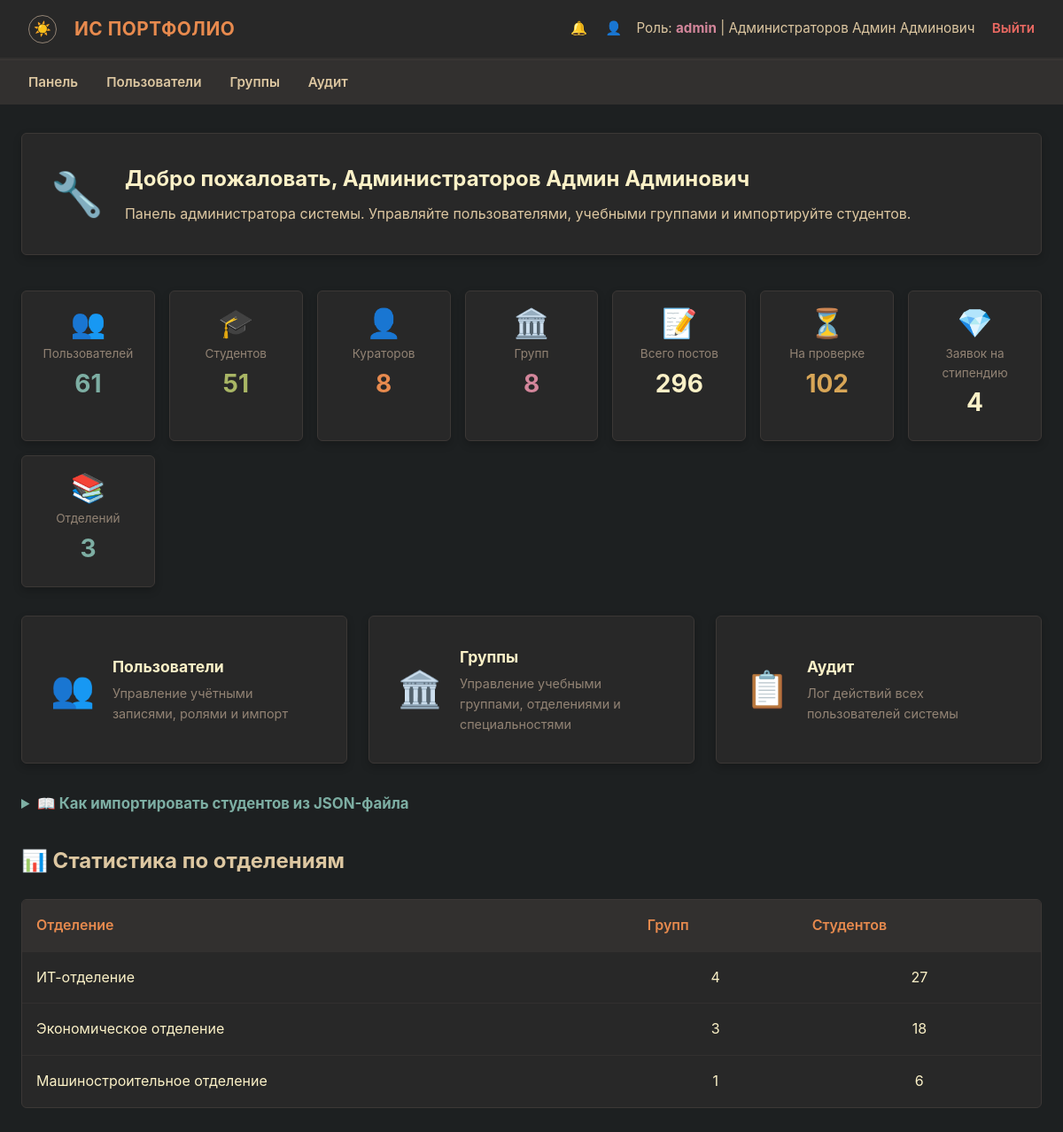
The page /admin/dashboard (signed in) on the database its author committed.
### models.py (models this page shows, shortened)
class User(db.Model, UserMixin):
    __tablename__ = 'users'
    id: int = db.Column(db.Integer, primary_key=True)
    username: str = db.Column(db.String(50), unique=True, nullable=False)
    password_hash: str = db.Column(db.String(256), nullable=False)
    role: str = db.Column(db.String(20), nullable=False)
    last_name: Optional[str] = db.Column(db.String(50), nullable=True)
    first_name: Optional[str] = db.Column(db.String(50), nullable=True)
    patronymic: Optional[str] = db.Column(db.String(50), nullable=True)
    group_name: Optional[str] = db.Column(db.String(20), nullable=True)
    group_id: Optional[int] = db.Column(db.Integer, db.ForeignKey('groups.id'), nullable=True)
    events = db.relationship('Event', backref='student', lazy=True, cascade='all, delete-orphan')
    notifications = db.relationship('Notification', backref='user', lazy=True, cascade='all, delete-orphan')
    scholarship_requests = db.relationship('ScholarshipRequest', backref='student', lazy=True, cascade='all, delete-orphan')
    curated_groups = db.relationship('Group', foreign_keys='Group.curator_id',
                                     back_populates='curator', lazy='select')

class Department(db.Model):
    __tablename__ = 'departments'
    id: int = db.Column(db.Integer, primary_key=True)
    name: str = db.Column(db.String(100), unique=True, nullable=False)
    created_at: datetime = db.Column(db.DateTime, default=datetime.utcnow)
    specialties = db.relationship('Specialty', backref='department_rel', lazy=True)

### routes/admin.py (the view)
    @app.route('/admin/dashboard')
    @login_required
    def admin_dashboard():
        if current_user.role != UserRole.ADMIN:
            _admin_only()
        from datetime import timedelta
        now = now_utc()
        month_ago = now - timedelta(days=30)
        stats = {
            'users_count': User.query.count(),
            'students_count': User.query.filter_by(role='student').count(),
            'curators_count': User.query.filter_by(role='curator').count(),
            'groups_count': Group.query.count(),
            'events_total': Event.query.count(),
            'events_pending': Event.query.filter_by(status='pending').count(),
            'events_approved': Event.query.filter_by(status='approved').count(),
            'events_disputed': Event.query.filter_by(status='disputed').count(),
            'events_rejected': Event.query.filter_by(status='rejected').count(),
            'events_month': Event.query.filter(Event.created_at >= month_ago).count(),
            'scholarship_requests': ScholarshipRequest.query.count(),
            'active_scholarships': ScholarshipRequest.query.filter(
                ScholarshipRequest.status.in_(['under_curator_review', 'under_commission_review'])
            ).count(),
            'dept_count': Department.query.count(),
            'specialty_count': Specialty.query.count(),
        }
        dept_stats = []
        for d in Department.query.all():
            spec_ids = [s.id for s in d.specialties]
            grps = Group.query.filter(Group.specialty_id.in_(spec_ids)).all()
            grp_ids = [g.id for g in grps]
            stu_count = User.query.filter(
                User.role == UserRole.STUDENT, User.group_id.in_(grp_ids)
            ).count() if grp_ids else 0
            dept_stats.append({'name': d.name, 'groups': len(grps), 'students': stu_count})
        return render_template('admin.html', stats=stats, dept_stats=dept_stats)

### helpers.py (called while the page is built)
def now_utc() -> datetime:
    return datetime.now(timezone.utc)

def generate_csrf_token() -> str:
    if '_csrf_token' not in session:
        session['_csrf_token'] = secrets.token_hex(CSRF_TOKEN_BYTES)
    return session['_csrf_token']

### templates/admin.html (shortened to what this page needs)
{% extends 'base.html' %}
{% block content %}
<div class="form-card" style="margin-bottom: 2.5rem;">
    <div class="flex-row">
        <div class="welcome-icon">🔧</div>
        <div>
            <h2 class="welcome-title">Добро пожаловать, {% if current_user.last_name or current_user.first_name %}{{ current_user.last_name or '' }} {{ current_user.first_name or '' }} {{ current_user.patronymic or '' }}{% else %}{{ current_user.username }}{% endif %}</h2>
            <p class="welcome-text">
                Панель администратора системы. Управляйте пользователями, учебными группами
                и импортируйте студентов.
            </p>
        </div>
    </div>
</div>
{% if stats %}
<div class="stat-grid">
    <div class="form-card stat-card">
        <div class="stat-icon">👥</div>
        <div class="stat-label">Пользователей</div>
        <div class="stat-value c-blue">{{ stats.users_count }}</div>
    </div>
    <div class="form-card stat-card">
        <div class="stat-icon">🎓</div>
        <div class="stat-label">Студентов</div>
        <div class="stat-value c-green">{{ stats.students_count }}</div>
    </div>
    <div class="form-card stat-card">
        <div class="stat-icon">👤</div>
        <div class="stat-label">Кураторов</div>
        <div class="stat-value c-orange">{{ stats.curators_count }}</div>
    </div>
    <div class="form-card stat-card">
        <div class="stat-icon">🏛️</div>
        <div class="stat-label">Групп</div>
        <div class="stat-value c-purple">{{ stats.groups_count }}</div>
    </div>
    <div class="form-card stat-card">
        <div class="stat-icon">📝</div>
        <div class="stat-label">Всего постов</div>
        <div class="stat-value" style="color: var(--fg0);">{{ stats.events_total }}</div>
    </div>
    <div class="form-card stat-card">
        <div class="stat-icon">⏳</div>
        <div class="stat-label">На проверке</div>
        <div class="stat-value c-yellow">{{ stats.events_pending }}</div>
    </div>
    <div class="form-card stat-card">
        <div class="stat-icon">💎</div>
        <div class="stat-label">Заявок на стипендию</div>
        <div class="stat-value" style="color: var(--fg0);">{{ stats.scholarship_requests }}</div>
    </div>
    <div class="form-card stat-card">
        <div class="stat-icon">📚</div>
        <div class="stat-label">Отделений</div>
        <div class="stat-value c-blue">{{ stats.dept_count }}</div>
    </div>
</div>
{% endif %}
<div class="action-grid">
    <a href="{{ url_for('admin_users') }}" class="form-card action-card">
        <div class="action-icon">👥</div>
        <div>
            <h3>Пользователи</h3>
            <p>Управление учётными записями, ролями и импорт</p>
        </div>
    </a>
    <a href="{{ url_for('admin_groups') }}" class="form-card action-card">
        <div class="action-icon">🏛️</div>
        <div>
            <h3>Группы</h3>
            <p>Управление учебными группами, отделениями и специальностями</p>
        </div>
    </a>
    <a href="{{ url_for('admin_audit') }}" class="form-card action-card">
        <div class="action-icon">📋</div>
        <div>
            <h3>Аудит</h3>
            <p>Лог действий всех пользователей системы</p>
        </div>
    </a>
</div>
<details style="margin-bottom: 2rem;">
    <summary style="color: var(--blue); font-weight: bold; cursor: pointer; font-size: 1.05rem;">
        📖 Как импортировать студентов из JSON-файла
    </summary>
</details>
{% if dept_stats %}
<h2 style="margin-bottom: 1rem; margin-top: 2rem; color: var(--fg1);">📊 Статистика по отделениям</h2>
<div class="table-responsive">
    <table>
        <thead>
            <tr>
                <th>Отделение</th>
                <th>Групп</th>
                <th>Студентов</th>
            </tr>
        </thead>
        <tbody>
            {% for d in dept_stats %}
            <tr>
                <td>{{ d.name }}</td>
                <td style="text-align: center;">{{ d.groups }}</td>
                <td style="text-align: center;">{{ d.students }}</td>
            </tr>
            {% endfor %}
        </tbody>
    </table>
</div>
{% endif %}
{% endblock %}

### templates/base.html (shortened to what this page needs)
<!DOCTYPE html>
<html lang="ru">
<head>
    <link rel="stylesheet" href="{{ url_for('static', filename='css/style.css') }}">
</head>
<body>
    {% if current_user.is_authenticated %}
    <nav class="navbar">
        <div class="navbar-brand">
            <button class="theme-toggle" id="themeToggle" title="Сменить тему">☀️</button>
            ИС Портфолио
        </div>
        <div class="navbar-user">
            <a href="{{ url_for('notifications') }}" style="color: var(--fg1); text-decoration: none; margin-right: 1rem; position: relative;">
                🔔
            </a>
            <a href="{{ url_for('profile') }}" style="color: var(--fg1); text-decoration: none; margin-right: 0.75rem;">👤</a>
            Роль: <strong>{{ current_user.role }}</strong> |
            {% if current_user.last_name or current_user.first_name %}
            {{ current_user.last_name or '' }} {{ current_user.first_name or '' }} {{ current_user.patronymic or '' }}
            {% else %}
            {{ current_user.username }}
            {% endif %}
            <a href="{{ url_for('logout') }}" class="logout-link">Выйти</a>
        </div>
    </nav>
    <nav class="role-nav">
        <ul>
            {% if current_user.role == 'admin' %}
            <li><a href="{{ url_for('admin_dashboard') }}">Панель</a></li>
            <li><a href="{{ url_for('admin_users') }}">Пользователи</a></li>
            <li><a href="{{ url_for('admin_groups') }}">Группы</a></li>
            <li><a href="{{ url_for('admin_audit') }}">Аудит</a></li>
            {% elif current_user.role == 'student' %}
            <li><a href="{{ url_for('student_dashboard') }}">Моя панель</a></li>
            <li><a href="{{ url_for('student_create') }}">Создать пост</a></li>
            <li><a href="{{ url_for('student_history') }}">История</a></li>
            <li><a href="{{ url_for('rating') }}">Рейтинг</a></li>
            {% elif current_user.role == 'curator' %}
            <li><a href="{{ url_for('curator_dashboard') }}">Панель куратора</a></li>
            <li><a href="{{ url_for('curator_pending') }}">Заявки</a></li>
            <li><a href="{{ url_for('curator_resolved') }}">Журнал</a></li>
            <li><a href="{{ url_for('rating') }}">Рейтинг</a></li>
            {% elif current_user.role == 'commission' %}
            <li><a href="{{ url_for('commission_dashboard') }}">Панель комиссии</a></li>
            <li><a href="{{ url_for('commission_disputes') }}">Споры</a></li>
            <li><a href="{{ url_for('commission_scholarships') }}">Стипендии</a></li>
            <li><a href="{{ url_for('commission_archive') }}">Архив</a></li>
            {% endif %}
        </ul>
    </nav>
    {% endif %}
    <div class="container">
        {% block content %}{% endblock %}
    </div>
</body>
</html>

### static/css/style.css (style rules this page uses)
:root { --bg0: #1d2021; --bg1: #282828; --bg2: #32302f; --bg3: #3c3836; --fg0: #fbf1c7; --fg1: #ddc7a1; --red: #ea6962; --green: #a9b665; --yellow: #d8a657; --blue: #7daea3; --orange: #e78a4e; --purple: #d3869b; --gray: #928374; }
* { box-sizing: border-box; margin: 0; padding: 0; }
body { background-color: var(--bg0); color: var(--fg0); font-family: -apple-system, BlinkMacSystemFont, "Segoe UI", Roboto, Helvetica, Arial, sans-serif; font-size: 16px; line-height: 1.6; padding-bottom: 3rem; }
.navbar { background-color: var(--bg1); padding: 1rem 2rem; display: flex; justify-content: space-between; align-items: center; border-bottom: 2px solid var(--bg2); box-shadow: 0 4px 6px rgba(0, 0, 0, 0.3); }
.navbar-brand { display: flex; align-items: center; gap: 0.5rem; font-weight: 700; color: var(--orange); font-size: 1.3rem; letter-spacing: 0.5px; text-transform: uppercase; }
.navbar-user { color: var(--fg1); font-size: 0.95rem; }
.navbar-user strong { color: var(--purple); }
.logout-link { color: var(--red); text-decoration: none; margin-left: 15px; font-weight: 600; border-bottom: 1px dashed transparent; transition: border-color 0.2s ease; }
.role-nav { background-color: var(--bg2); padding: 0.75rem 2rem; border-top: 1px solid var(--bg3); }
.role-nav ul { list-style: none; display: flex; gap: 2rem; margin: 0; }
.role-nav li { display: inline; }
.role-nav a { color: var(--fg1); text-decoration: none; font-weight: 600; font-size: 0.95rem; padding: 0.5rem 0; border-bottom: 2px solid transparent; transition: border-color 0.2s ease, color 0.2s ease; }
.container { max-width: 1200px; margin: 2rem auto; padding: 0 1.5rem; }
.form-card { background-color: var(--bg1); border: 1px solid var(--bg3); border-radius: 6px; padding: 2rem; margin-bottom: 2rem; box-shadow: 0 4px 10px rgba(0, 0, 0, 0.2); }
.table-responsive { width: 100%; overflow-x: auto; background-color: var(--bg1); border: 1px solid var(--bg3); border-radius: 6px; margin-top: 1.5rem; }
table { width: 100%; border-collapse: collapse; text-align: left; }
th, td { padding: 1rem; border-bottom: 1px solid var(--bg2); }
th { background-color: var(--bg2); color: var(--orange); font-weight: 600; }
tr:last-child td { border-bottom: none; }
.theme-toggle { background: none; border: 1px solid var(--gray); border-radius: 50%; width: 32px; height: 32px; display: inline-flex; align-items: center; justify-content: center; cursor: pointer; font-size: 1rem; line-height: 1; color: var(--fg1); margin-right: 0.75rem; vertical-align: middle; }
.flex-row { display: flex; align-items: center; gap: 1.5rem; flex-wrap: wrap; }
.stat-grid { display: grid; grid-template-columns: repeat(auto-fit, minmax(140px, 1fr)); gap: 1rem; margin-bottom: 2rem; }
.action-grid { display: grid; grid-template-columns: repeat(auto-fit, minmax(260px, 1fr)); gap: 1.5rem; margin-bottom: 2rem; }
.stat-card { margin: 0; text-align: center; padding: 1.25rem; }
.stat-card .stat-icon { font-size: 2rem; line-height: 1; }
.stat-card .stat-label { color: var(--gray); font-size: 0.85rem; margin-top: 0.5rem; }
.stat-card .stat-value { font-size: 1.75rem; font-weight: bold; }
.stat-value.c-green { color: var(--green); }
.stat-value.c-yellow { color: var(--yellow); }
.stat-value.c-orange { color: var(--orange); }
.stat-value.c-purple { color: var(--purple); }
.stat-value.c-blue { color: var(--blue); }
.welcome-icon { font-size: 3rem; line-height: 1; }
.welcome-title { color: var(--fg0); margin: 0 0 0.5rem 0; }
.welcome-text { color: var(--fg1); margin: 0; }
.action-card { margin: 0; display: flex; align-items: center; gap: 1.25rem; text-decoration: none; transition: transform 0.15s ease; cursor: pointer; }
.action-card .action-icon { font-size: 2.5rem; line-height: 1; }
.action-card h3 { color: var(--fg0); margin: 0 0 0.25rem 0; font-size: 1.1rem; }
.action-card p { color: var(--gray); margin: 0; font-size: 0.9rem; }

### rows shown on the page
User: role "admin", last_name "Администраторов", first_name "Админ", patronymic "Админович"
Department: name "ИТ-отделение", groups "4", students "27"
Department: name "Экономическое отделение", groups "3", students "18"
Department: name "Машиностроительное отделение", groups "1", students "6"

### other values the page prints
{{ stats.users_count }} "61"
{{ stats.students_count }} "51"
{{ stats.curators_count }} "8"
{{ stats.groups_count }} "8"
{{ stats.events_total }} "296"
{{ stats.events_pending }} "102"
{{ stats.scholarship_requests }} "4"
{{ stats.dept_count }} "3"
